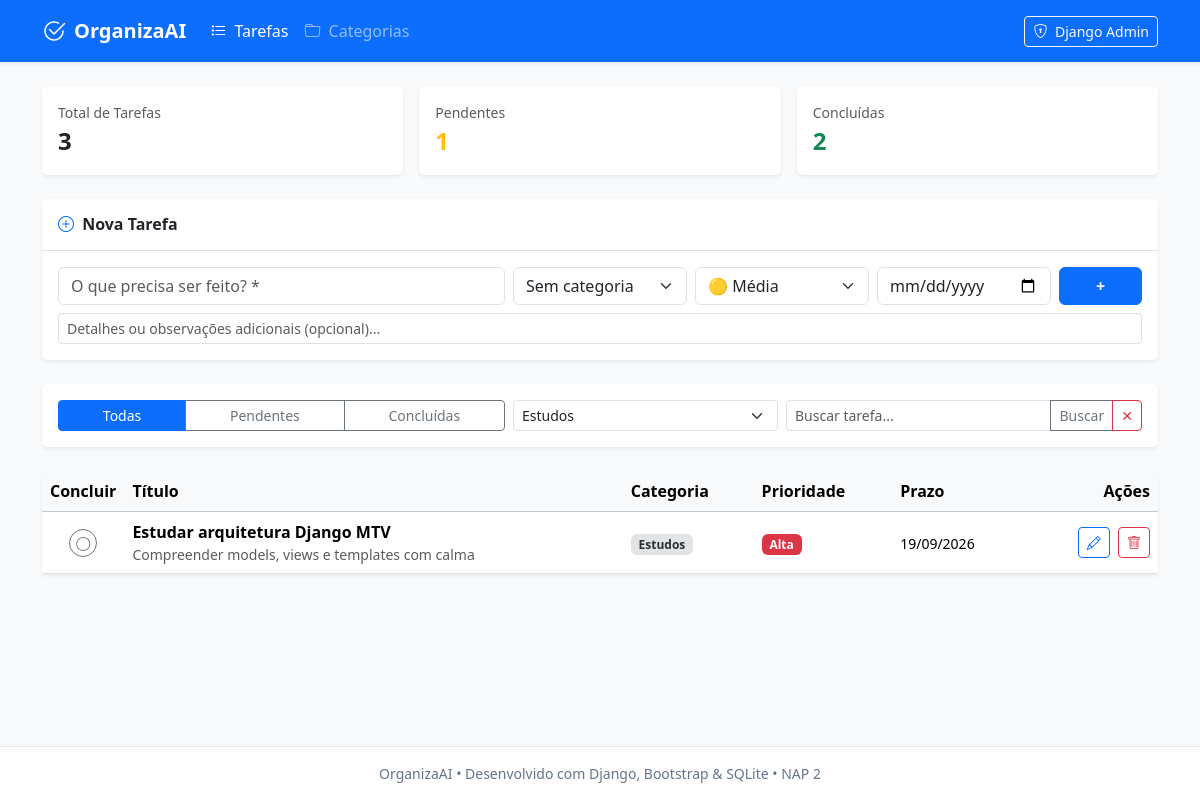
The page /?categoria=1 on the database its author committed.
### organiza/models.py (models this page shows, shortened)
class Tarefa(models.Model):
    PRIORIDADE_CHOICES = [
        ('baixa', 'Baixa'),
        ('media', 'Média'),
        ('alta', 'Alta'),
    ]
    titulo = models.CharField(max_length=200, verbose_name="Título")
    descricao = models.TextField(blank=True, null=True, verbose_name="Descrição")
    categoria = models.ForeignKey(Categoria, on_delete=models.SET_NULL, null=True, blank=True, verbose_name="Categoria")
    prioridade = models.CharField(max_length=10, choices=PRIORIDADE_CHOICES, default='media', verbose_name="Prioridade")
    data_limite = models.DateField(blank=True, null=True, verbose_name="Data Limite")
    concluida = models.BooleanField(default=False, verbose_name="Concluída")
    data_criacao = models.DateTimeField(default=timezone.now, verbose_name="Data de Criação")
    class Meta:
        verbose_name = "Tarefa"
        verbose_name_plural = "Tarefas"
        ordering = ['concluida', 'data_limite', '-data_criacao']

class Categoria(models.Model):
    nome = models.CharField(max_length=100, unique=True, verbose_name="Nome")
    class Meta:
        verbose_name = "Categoria"
        verbose_name_plural = "Categorias"

### organiza/views.py (the view, shortened to what this page needs)
# urls.py: path('', views.home, name='home'),
def home(request):
    status_filtro = request.GET.get('status', 'todas')
    categoria_filtro = request.GET.get('categoria', '')
    busca = request.GET.get('q', '').strip()
    tarefas = Tarefa.objects.select_related('categoria').all()
    if status_filtro == 'pendentes':
        tarefas = tarefas.filter(concluida=False)
    elif status_filtro == 'concluidas':
        tarefas = tarefas.filter(concluida=True)
    if categoria_filtro:
        tarefas = tarefas.filter(categoria_id=categoria_filtro)
    if busca:
        tarefas = tarefas.filter(titulo__icontains=busca)
    total = Tarefa.objects.count()
    pendentes = Tarefa.objects.filter(concluida=False).count()
    concluidas = Tarefa.objects.filter(concluida=True).count()
    categorias = Categoria.objects.all()
    return render(request, 'lista.html', {
        'tarefas': tarefas,
        'categorias': categorias,
        'status_filtro': status_filtro,
        'categoria_filtro': categoria_filtro,
        'busca': busca,
        'total': total,
        'pendentes': pendentes,
        'concluidas': concluidas,
    })

### template/lista.html (shortened to what this page needs)
{% extends 'base.html' %}
{% block content %}
<div class="row g-3 mb-4">
    <div class="col-md-4">
        <div class="card border-0 shadow-sm p-3">
            <div class="text-muted small">Total de Tarefas</div>
            <div class="fs-4 fw-bold text-dark">{{ total }}</div>
        </div>
    </div>
    <div class="col-md-4">
        <div class="card border-0 shadow-sm p-3">
            <div class="text-muted small">Pendentes</div>
            <div class="fs-4 fw-bold text-warning">{{ pendentes }}</div>
        </div>
    </div>
    <div class="col-md-4">
        <div class="card border-0 shadow-sm p-3">
            <div class="text-muted small">Concluídas</div>
            <div class="fs-4 fw-bold text-success">{{ concluidas }}</div>
        </div>
    </div>
</div>
<div class="card border-0 shadow-sm mb-4">
    <div class="card-header bg-white border-bottom py-3">
        <h2 class="h6 fw-bold mb-0 text-dark">
            <i class="bi bi-plus-circle text-primary me-1"></i> Nova Tarefa
        </h2>
    </div>
    <div class="card-body">
        <form method="POST" action="{% url 'home' %}">
            <div class="row g-2 mb-2">
                <div class="col-12 col-md-5">
                    <input type="text" name="titulo" class="form-control" placeholder="O que precisa ser feito? *" required autocomplete="off">
                </div>
                <div class="col-6 col-md-2">
                    <select name="categoria" class="form-select">
                        <option value="">Sem categoria</option>
                    </select>
                </div>
                <div class="col-6 col-md-2">
                    <select name="prioridade" class="form-select">
                        <option value="media" selected>🟡 Média</option>
                    </select>
                </div>
                <div class="col-6 col-md-2">
                    <input type="date" name="data_limite" class="form-control" title="Data Limite">
                </div>
                <div class="col-6 col-md-1 d-grid">
                    <button type="submit" class="btn btn-primary fw-bold" title="Adicionar">+</button>
                </div>
            </div>
            <div>
                <input type="text" name="descricao" class="form-control form-control-sm text-muted" placeholder="Detalhes ou observações adicionais (opcional)...">
            </div>
        </form>
    </div>
</div>
<div class="card border-0 shadow-sm mb-4">
    <div class="card-body p-3">
        <form method="GET" action="{% url 'home' %}" class="row g-2 align-items-center">
            <div class="col-12 col-md-5">
                <div class="btn-group w-100" role="group">
                    <a href="?status=todas{% if categoria_filtro %}&categoria={{ categoria_filtro }}{% endif %}{% if busca %}&q={{ busca }}{% endif %}"
                       class="btn btn-sm {% if status_filtro == 'todas' %}btn-primary{% else %}btn-outline-secondary{% endif %}">
                        Todas
                    </a>
                    <a href="?status=pendentes{% if categoria_filtro %}&categoria={{ categoria_filtro }}{% endif %}{% if busca %}&q={{ busca }}{% endif %}"
                       class="btn btn-sm {% if status_filtro == 'pendentes' %}btn-primary{% else %}btn-outline-secondary{% endif %}">
                        Pendentes
                    </a>
                    <a href="?status=concluidas{% if categoria_filtro %}&categoria={{ categoria_filtro }}{% endif %}{% if busca %}&q={{ busca }}{% endif %}"
                       class="btn btn-sm {% if status_filtro == 'concluidas' %}btn-primary{% else %}btn-outline-secondary{% endif %}">
                        Concluídas
                    </a>
                </div>
            </div>
            <div class="col-6 col-md-3">
                <select name="categoria" class="form-select form-select-sm" onchange="this.form.submit()">
                    {% for cat in categorias %}
                        <option value="{{ cat.id }}" {% if categoria_filtro == cat.id|stringformat:"s" %}selected{% endif %}>
                            {{ cat.nome }}
                        </option>
                    {% endfor %}
                </select>
            </div>
            <div class="col-6 col-md-4">
                <div class="input-group input-group-sm">
                    <input type="text" name="q" class="form-control" placeholder="Buscar tarefa..." value="{{ busca }}">
                    <button type="submit" class="btn btn-outline-secondary">Buscar</button>
                    {% if busca or categoria_filtro %}
                        <a href="{% url 'home' %}" class="btn btn-outline-danger" title="Limpar">✕</a>
                    {% endif %}
                </div>
            </div>
        </form>
    </div>
</div>
<div class="card border-0 shadow-sm">
    <div class="table-responsive">
        <table class="table table-hover align-middle mb-0">
            <thead class="table-light">
                <tr>
                    <th scope="col" style="width: 50px;">Concluir</th>
                    <th scope="col">Título</th>
                    <th scope="col">Categoria</th>
                    <th scope="col">Prioridade</th>
                    <th scope="col">Prazo</th>
                    <th scope="col" class="text-end" style="width: 140px;">Ações</th>
                </tr>
            </thead>
            <tbody>
                {% for tarefa in tarefas %}
                    <tr class="{% if tarefa.concluida %}table-light text-muted{% endif %}">
                        <td class="text-center">
                            <form method="POST" action="{% url 'concluir_tarefa' tarefa.id %}" class="m-0">
                                <button type="submit" class="btn btn-sm {% if tarefa.concluida %}btn-success{% else %}btn-outline-secondary{% endif %} rounded-circle p-1" style="width: 28px; height: 28px;" title="Marcar como concluída / reabrir">
                                    <i class="bi {% if tarefa.concluida %}bi-check-lg{% else %}bi-circle{% endif %}"></i>
                                </button>
                            </form>
                        </td>
                        <td>
                            <div class="fw-bold {% if tarefa.concluida %}text-decoration-line-through text-muted{% endif %}">
                                {{ tarefa.titulo }}
                            </div>
                            {% if tarefa.descricao %}
                                <div class="small text-muted text-truncate" style="max-width: 350px;">
                                    {{ tarefa.descricao }}
                                </div>
                            {% endif %}
                        </td>
                        <td>
                            {% if tarefa.categoria %}
                                <span class="badge bg-secondary-subtle text-secondary-emphasis">
                                    {{ tarefa.categoria.nome }}
                                </span>
                            {% else %}
                                <span class="text-muted small">—</span>
                            {% endif %}
                        </td>
                        <td>
                            {% if tarefa.prioridade == 'alta' %}
                                <span class="badge bg-danger">Alta</span>
                            {% elif tarefa.prioridade == 'media' %}
                                <span class="badge bg-warning text-dark">Média</span>
                            {% else %}
                                <span class="badge bg-success">Baixa</span>
                            {% endif %}
                        </td>
                        <td>
                            {% if tarefa.data_limite %}
                                <span class="small">{{ tarefa.data_limite|date:"d/m/Y" }}</span>
                            {% else %}
                                <span class="text-muted small">Sem prazo</span>
                            {% endif %}
                        </td>
                        <td class="text-end">
                            <a href="{% url 'editar_tarefa' tarefa.id %}" class="btn btn-sm btn-outline-primary me-1" title="Editar">
                                <i class="bi bi-pencil"></i>
                            </a>
                            <form method="POST" action="{% url 'excluir_tarefa' tarefa.id %}" class="d-inline" onsubmit="return confirm('Deseja realmente excluir a tarefa \'{{ tarefa.titulo|escapejs }}\'?');">
                                <button type="submit" class="btn btn-sm btn-outline-danger" title="Excluir">
                                    <i class="bi bi-trash"></i>
                                </button>
                            </form>
                        </td>
                    </tr>
                {% endfor %}
            </tbody>
        </table>
    </div>
</div>
{% endblock %}

### template/base.html (style rules this page uses)
body { background-color: #f8fafc; min-height: 100vh; display: flex; flex-direction: column; }

### rows shown on the page
Tarefa: concluida False (drawn), titulo "Estudar arquitetura Django MTV", descricao "Compreender models, views e templates com calma", categoria.nome "Estudos", prioridade "Alta", data_limite "19/09/2026"

### other values the page prints
{{ total }} "3"
{{ pendentes }} "1"
{{ concluidas }} "2"
form field categoria "Estudos"
